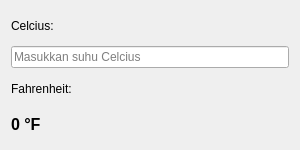
<?xml version="1.0" encoding="UTF-8"?>
<ui version="4.0">
 <class>Form</class>
 <widget class="QWidget" name="Form">
  <property name="geometry">
   <rect>
    <x>0</x>
    <y>0</y>
    <width>300</width>
    <height>150</height>
   </rect>
  </property>
  <property name="windowTitle">
   <string>Konverter Suhu</string>
  </property>
  <layout class="QVBoxLayout" name="verticalLayout">
   <item>
    <widget class="QLabel" name="label_c">
     <property name="text">
      <string>Celcius:</string>
     </property>
    </widget>
   </item>
   <item>
    <widget class="QLineEdit" name="input_c">
     <property name="placeholderText">
      <string>Masukkan suhu Celcius</string>
     </property>
    </widget>
   </item>
   <item>
    <widget class="QLabel" name="label_f">
     <property name="text">
      <string>Fahrenheit:</string>
     </property>
    </widget>
   </item>
   <item>
    <widget class="QLabel" name="output_f">
     <property name="styleSheet">
      <string>font-size: 16px; font-weight: bold;</string>
     </property>
     <property name="text">
      <string>0 °F</string>
     </property>
    </widget>
   </item>
  </layout>
 </widget>
 <resources/>
 <connections/>
</ui>
